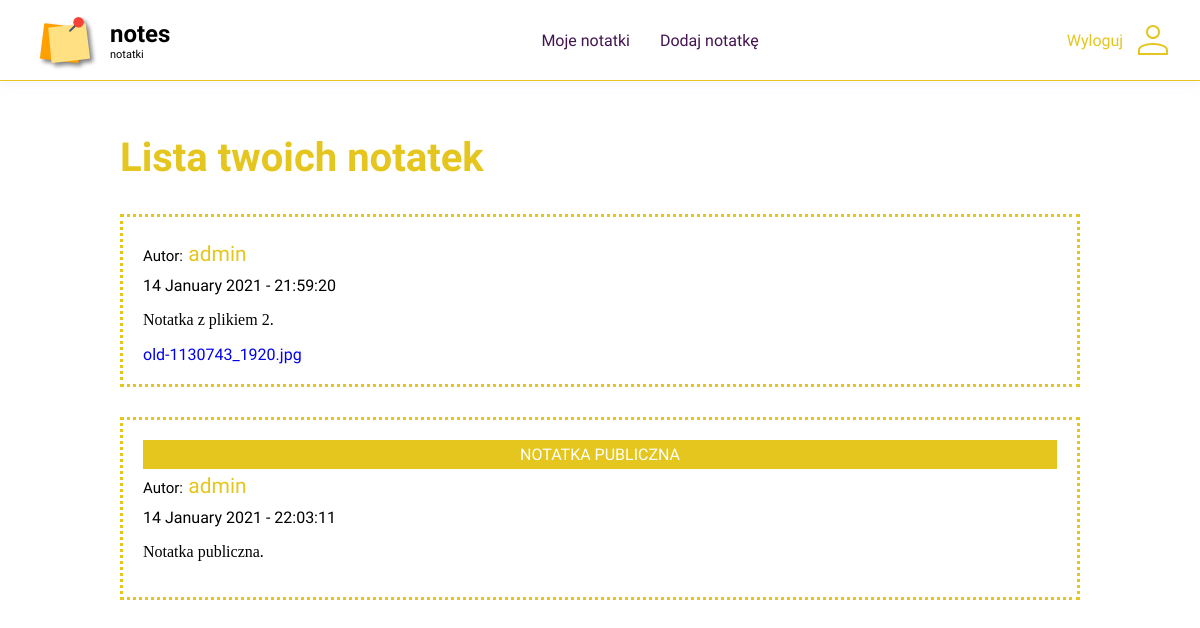
Page /notes_list (signed in) on the earlier database version.
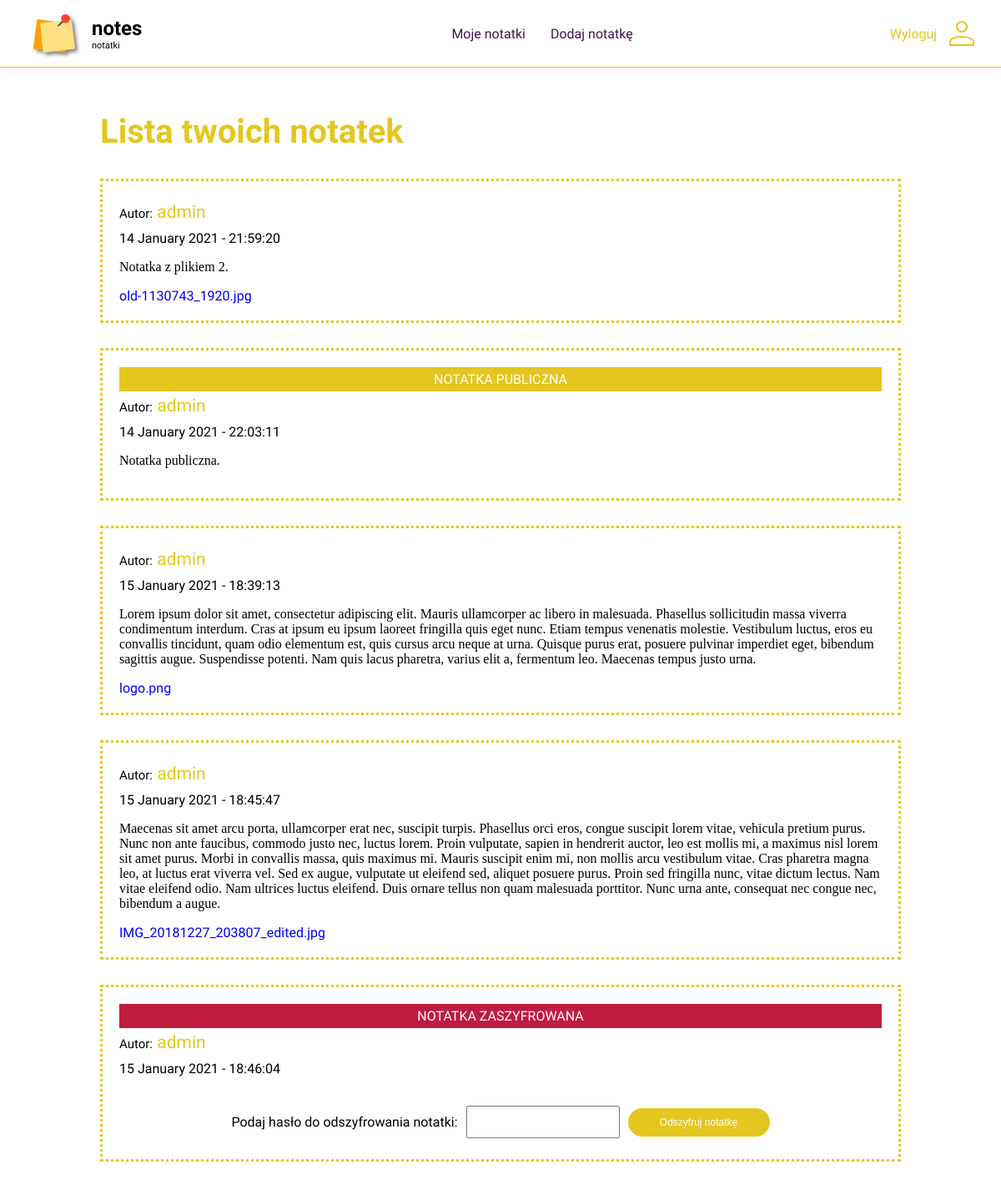
Same page on the later database version.
### notes_app/app.py (models this page shows, shortened)
class Note(db.Model):
    __tablename__ = "notes"
    id = db.Column(db.Integer, primary_key=True)
    author = db.Column(db.String(70))
    date = db.Column(db.DateTime, default=datetime.utcnow())
    note_content = db.Column(db.Text)
    public = db.Column(db.Boolean, default=False)
    encrypted = db.Column(db.Boolean, default=False)
    salt = db.Column(db.String(50), nullable=True)
    iv = db.Column(db.String(100), nullable=True)
    file = db.Column(db.String(150), nullable=True)
    _who_can_read = db.Column(db.String(250), nullable=True)
    @property
    def who_can_read(self):
        if self._who_can_read is None:
            return []
        else:
            return [str(x) for x in self._who_can_read.split(';')]

class File(db.Model):
    __tablename__ = "files"
    id = db.Column(db.Integer, primary_key=True)
    file_uuid = db.Column(db.String(150), unique=True, nullable=False)
    file_name = db.Column(db.String(150), nullable=False)

### notes_app/app.py (the view)
@app.route("/notes_list")
def notes_list():
    if active_session():
        user = session['user']
        notes = Note.query.filter((Note.author==user) | (Note.public==True)).all()
        notes = notes + shared_notes(user)
        encrypted_notes_ids_list = []
        file_names = {}
        for note in notes:
            if note.file:
                file = File.query.filter_by(file_uuid=note.file).first()
                file_names[note.file] = file.file_name
                log.debug(f'file_names:  {file_names}')
            if note.encrypted:
                encrypted_notes_ids_list.append(note.id)
        for note in notes:
            if type(note.date) is not str:
                note.date = note.date.strftime('%d %B %Y - %H:%M:%S')
        log.debug(notes)
        return render_template("notes_list.html", notes=notes, loggedin=active_session(), encrypted_notes_ids_list=encrypted_notes_ids_list, file_names=file_names)
    else:
        abort(401)

### notes_app/app.py (called while the page is built, shortened)
@app.before_request
def func():
  session.modified = True

@app.after_request
def add_security_headers(resp):
    resp.headers['server'] = ''
    resp.headers['Content-Security-Policy']= 'default-src \'self\';font-src fonts.gstatic.com;style-src \'self\' fonts.googleapis.com \'unsafe-inline\''
    return resp

def shared_notes(user):
    shared_notes = []
    notes = Note.query.filter(Note.author!=user, Note.public!=True).all()
    return shared_notes

def active_session():
    try:
        hash_ = request.cookies.get(SESSION_ID)
        user = session['user']
        log.debug(f'user: {user}')
    except:
        return False
    if hash_ is not None:
        return True
    else:
        return False

### notes_app/templates/notes_list.html (shortened to what this page needs)
<!DOCTYPE html>
<html lang="pl">
    <head>
        <link href="/styles/list.css" rel="stylesheet" type="text/css">
        <link href="/styles/form_style.css" rel="stylesheet" type="text/css">
        <link href="/styles/main_style.css" rel="stylesheet" type="text/css">
    </head>
    <body>
        <header>
            <a href="/" class="logo">
                <img src="/images/logo.svg" alt="logo">
                <p><span>notes</span> notatki </p>
            </a>
            <nav>
                <div class="menu">
                    <ul>
                        {% if loggedin %}
                        <li><a href="/notes_list">Moje notatki</a></li>
                        <li><a href="/add_note">Dodaj notatkę</a></li>
                        {% endif %}
                    </ul>
                </div>
            </nav>
            {% if loggedin %}
            <div class="left_panel">
                <a href="/logout">Wyloguj</a>
                <a href="/notes_list">
                    <img src="/images/konto.svg" alt="moje konto">
                </a>
            </div>
            {% endif %}
        </header>
        <section class="text">
            <h1 id="title">Lista twoich notatek</h1>
            {% for note in notes %}
                <div class="note_field" id="{{note.id|string + '_note_field'}}">
                    {% if note.public %}
                        <div class="max-width-elem">NOTATKA PUBLICZNA</div>
                    {% endif %}
                    {% if note.encrypted %}
                        <div class="max-width-elem encrypted">NOTATKA ZASZYFROWANA</div>
                    {% endif %}
                    <div class="author"><span>Autor:</span> {{note.author}}</div>
                    <div class="date">{{note.date}}</div>
                    {% if note.encrypted %}
                        <form id="{{note.id|string + '-decrypt-note-form'}}">
                            <div class="form-row">
                                <label class="decrypted_pass" id='label_passwd' for="decrypt_passwd">Podaj hasło do odszyfrowania notatki: </label>
                                <input id="{{note.id|string + '-decrypt_passwd'}}" type="password" name="decrypt_passwd">
                                <input class="btn small" id="{{note.id|string + '-button-submit-form'}}" type="submit" value="Odszyfruj notatkę"/>
                            </div>
                        </form>
                    {% endif %}
                    {% if not note.encrypted %}
                        <p class="text">{{note.note_content}}</p>
                        {% if note.file %}
                            <a href="/uploads/{{note.file}}">{{file_names[note.file]}}</a>
                        {% endif %}
                    {% endif %}
                </div>
            {% endfor %}
        </section>
    </body>
</html>

### notes_app/static/styles/list.css (style rules this page uses)
.author { font-size: 21px; color: var(--main-color); padding-bottom: 10px; align-items: center; margin-top: 5px; }
.author span { font-size: 15px; color: #000; }
.note_field { padding: 20px; border: var(--main-color); border-style: dotted; margin-bottom: 30px; }
.max-width-elem { padding: 5px 0; justify-content: center; background-color: var(--main-color); color: #fff; }
.max-width-elem.encrypted { background-color: var(--second-color); }
.form-row { margin-top: 30px; }
form .form-row label.decrypted_pass { width: unset; }

### notes_app/static/styles/form_style.css (style rules this page uses)
form { display: flex; justify-content: center; flex-wrap: wrap; }
form .form-row { display: flex; flex-wrap: wrap; justify-content: space-between; align-items: center; text-align: left; padding: 5px; }
form .form-row label { width: 160px; min-width: 90px; }
form .form-row input { width: 170px; padding: 10px 5px; margin-left: 10px; }

### notes_app/static/styles/main_style.css (style rules this page uses)
:root { --main-color: #e4c61e; --second-color: #c01c3f; }
body { font-family: 'Comfortaa'; margin: 0; padding-bottom: 50px; position: relative; min-height: 670px; min-width: fit-content; }
.menu { display: flex; align-items: center; justify-content: flex-start; padding-bottom: 0; padding-top: 0; }
body p { font-family: 'Calibri Light'; }
body h1, body h2, body h3, body h4 { font-weight: 700; }
section h1 { width: 80%; font-size: 40px; color: var(--main-color);; }
a img { width: 30px; margin: 0 15px; }
header { display: flex; justify-content: space-between; flex-wrap: nowrap; align-items: center; border-bottom: 1px; border-bottom-style: inset; border-color: var(--main-color); box-shadow: 0px 0px 15px #dbaef53b; }
header a.logo img { width: 50px; margin: 15px 20px; justify-content: center; margin-left: 40px; }
header p { font-size: 11px; font-weight: 300; font-family: 'Comfortaa'; width: 150px; margin: 0; text-align: left; color: #000; }
header p span { font-weight: 700; font-size: 24px; display: flex; flex-wrap: wrap; width: 100%; }
nav ul { list-style-type: none; margin: 0; padding: 0 50px; display: flex; flex-wrap: nowrap; }
nav ul li { display: inline; }
nav ul li a { display: inline-block; padding: 15px 10px; width: fit-content; text-align: center; margin-right: 10px; text-decoration: none; color: #421450; }
.left_panel a { color: var(--main-color); }
.left_panel { width: 150px; display: flex; justify-content: center; }
.btn { padding: 10px 50px; background-color: var(--main-color); color: #fff; border-radius: 20px; font-size: 20px; outline-style: none; border: none; margin-bottom: 10px; }
.btn.small { padding: 10px 15px; font-size: 12px; margin-bottom: 0; }
.max-width-elem { display: flex; width: 100%; margin: auto; }
a { text-align: center; text-decoration: none; display: flex; align-items: center; }
section.text { margin: auto; width: 80%; max-width: 1170px; padding: 20px; padding: 20px 0; position: relative; }

Differences in the rows shown:
added Note: author "admin", date "15 January 2021 - 18:39:13", note_content "Lorem ipsum dolor sit amet, consectetur adipiscing elit. Mauris ullamcorper ac libero in malesuada. Phasellus sollicitudin massa viverra condimentum interdum. Cras at ipsum eu ipsum laoreet fringilla quis eget nunc. Etiam tempus venenatis molestie. Vestibulum luctus, eros eu convallis tincidunt, quam odio elementum est, quis cursus arcu neque at urna. Quisque purus erat, posuere pulvinar imperdiet eget, bibendum sagittis augue. Suspendisse potenti. Nam quis lacus pharetra, varius elit a, fermentum leo. Maecenas tempus justo urna.", file.file_name "logo.png"
added Note: author "admin", date "15 January 2021 - 18:45:47", note_content "Maecenas sit amet arcu porta, ullamcorper erat nec, suscipit turpis. Phasellus orci eros, congue suscipit lorem vitae, vehicula pretium purus. Nunc non ante faucibus, commodo justo nec, luctus lorem. Proin vulputate, sapien in hendrerit auctor, leo est mollis mi, a maximus nisl lorem sit amet purus. Morbi in convallis massa, quis maximus mi. Mauris suscipit enim mi, non mollis arcu vestibulum vitae. Cras pharetra magna leo, at luctus erat viverra vel. Sed ex augue, vulputate ut eleifend sed, aliquet posuere purus. Proin sed fringilla nunc, vitae dictum lectus. Nam vitae eleifend odio. Nam ultrices luctus eleifend. Duis ornare tellus non quam malesuada porttitor. Nunc urna ante, consequat…", file.file_name "IMG_20181227_203807_edited.jpg"
added Note: encrypted "NOTATKA ZASZYFROWANA", author "admin", date "15 January 2021 - 18:46:04"
